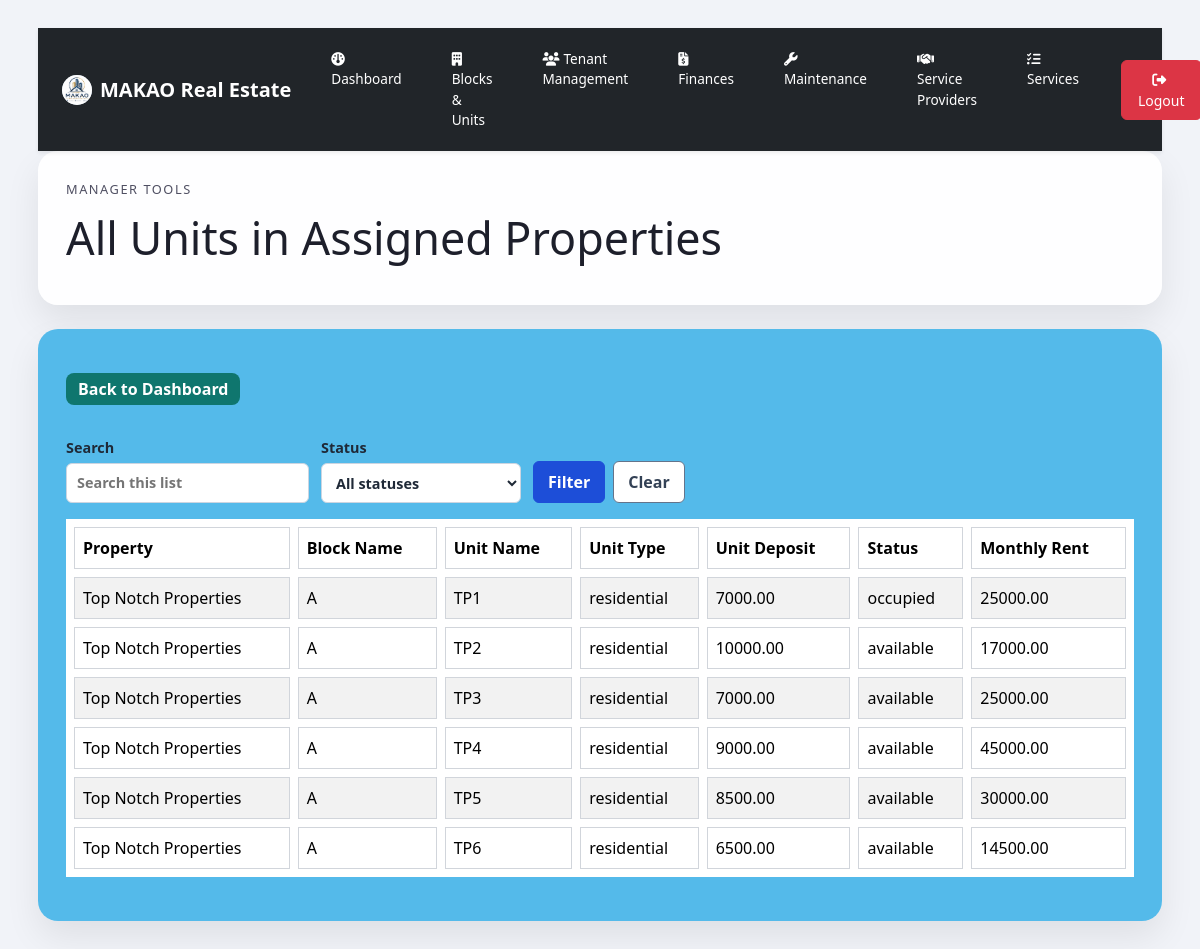
Page /units/unitsdata.php (signed in) on the committed database.
### tables this page shows
CREATE TABLE `units` (
  `unit_id` int(20) NOT NULL,
  `block_id` int(20) DEFAULT NULL,
  `unit_name` varchar(255) NOT NULL,
  `unit_type` enum('residential','commercial','offices','') NOT NULL,
  `unit_deposit` decimal(8,2) NOT NULL,
  `office_size` enum('1900 sq ft','4800 sq ft','10000 sq ft','') DEFAULT NULL,
  `number_of_rooms` int(20) DEFAULT NULL,
  `commercial_size` enum('160 sq ft','650 sq ft','2700 sq ft','9000 sq ft') DEFAULT NULL,
  `charge_per_sqft` decimal(8,2) DEFAULT NULL,
  `monthly_rent` decimal(8,2) NOT NULL,
  `status` enum('available','occupied','maintenance','') NOT NULL
);

CREATE TABLE `property` (
  `property_id` int(20) NOT NULL,
  `property_name` varchar(255) NOT NULL,
  `property_type` enum('Residential','Apartments','BNB''s','Commercial','Mixed Use') NOT NULL,
  `numberofblocks` int(20) NOT NULL,
  `location` varchar(20) DEFAULT NULL,
  `status` enum('Assigned','Unassigned','','') NOT NULL DEFAULT 'Unassigned'
);

CREATE TABLE `blocks` (
  `block_id` int(20) NOT NULL,
  `property_id` int(20) NOT NULL,
  `block_name` varchar(255) NOT NULL,
  `number_of_floors` int(20) NOT NULL
);

### units/unitsdata.php (the view, shortened to what this page needs)
<?php
$database = new Database();
$db = $database->getConnection();
$units = [];
$errorMessage = '';
$managerId = $_SESSION['manager_id'];
try {
    $query = "SELECT
                u.unit_id,
                p.property_name,
                blocks.block_name,
                u.unit_name,
                u.unit_type,
                u.monthly_rent,
                u.unit_deposit,
                u.status
              FROM units u
              INNER JOIN blocks ON u.block_id = blocks.block_id
              INNER JOIN property p ON blocks.property_id = p.property_id
              INNER JOIN manager_properties mp ON p.property_id = mp.property_id
              WHERE mp.manager_id = :manager_id
              ORDER BY p.property_name, blocks.block_name, u.unit_name";
    $stmt = $db->prepare($query);
    $stmt->bindParam(':manager_id', $managerId, PDO::PARAM_INT);
    $stmt->execute();
    $units = $stmt->fetchAll(PDO::FETCH_ASSOC);
} catch (PDOException $e) {
    $errorMessage = 'Unable to load units: ' . $e->getMessage();
}
$columns = ['property_name', 'block_name', 'unit_name', 'unit_type','unit_deposit', 'status', 'monthly_rent'];
$columnLabels = [
    'property_name' => 'Property',
    'block_name'    => 'Block Name',
    'unit_name'     => 'Unit Name',
    'unit_deposit'  => 'Unit Deposit',
    'unit_type'     => 'Unit Type',
    'status'        => 'Status',
    'monthly_rent'  => 'Monthly Rent'
];
?>
<!DOCTYPE html>
<html lang="en">
<head>
    <link rel="stylesheet" href="../style.css">
    <link href="https://cdn.jsdelivr.net/npm/bootstrap@5.3.7/dist/css/bootstrap.min.css" rel="stylesheet">
</head>
<body class="dashboard-page">
    <div class="dashboard-shell">
        <?php include '../components/mheader.php'; ?>
        <main class="main-content">
            <section class="welcome-card">
                <div>
                    <p class="eyebrow">Manager tools</p>
                    <h1>All Units in Assigned Properties</h1>
                </div>
            </section>
            <section class="action-card">
                <div class="page-actions mb-3">
                    <a href="../managerpages/manageunits.php" class="btn-primary">Back to Dashboard</a>
                </div>
                <?php if (!empty($errorMessage) && empty($units)): ?>
                    <p style="color: #dc2626; font-weight: 700;"><?php echo htmlspecialchars($errorMessage); ?></p>
                <?php else: ?>
                    <div style="overflow-x:auto;">
                        <table class="tenant-table table table-striped">
                            <thead>
                                <tr>
                                    <?php foreach ($columns as $column): ?>
                                        <th><?php echo htmlspecialchars($columnLabels[$column] ?? $column); ?></th>
                                    <?php endforeach; ?>
                                </tr>
                            </thead>
                            <tbody>
                                <?php foreach ($units as $unit): ?>
                                    <tr>
                                        <?php foreach ($columns as $column): ?>
                                            <td><?php echo htmlspecialchars((string)($unit[$column] ?? '')); ?></td>
                                        <?php endforeach; ?>
                                    </tr>
                                <?php endforeach; ?>
                            </tbody>
                        </table>
                    </div>
                <?php endif; ?>
            </section>
        </main>
    </div>
</body>
</html>

### style.css (style rules this page uses)
body { font-family: Arial, sans-serif; margin: 0; min-height: 100vh; color: #1f1f2d; background: #f1f3f8; }
.dashboard-page { display: block; justify-content: normal; align-items: normal; padding: 0; min-height: 100vh; background-color: #f1f3f8; background-image: url('background1.png'); background-repeat: no-repeat; background-size: cover; background-position: center; }
.dashboard-shell { max-width: 1180px; margin: 0 auto; padding: 28px; align-items: center; }
.main-content { display: grid; gap: 24px; }
.welcome-card, .widget-panel { background: rgba(255, 255, 255, 0.96); border-radius: 20px; box-shadow: 0 16px 35px rgba(0, 0, 0, 0.08); padding: 28px; }
.action-card { background: rgba(79, 185, 234, 0.96); border-radius: 20px; box-shadow: 0 16px 35px rgba(0, 0, 0, 0.08); padding: 28px; }
.welcome-card { display: flex; justify-content: space-between; gap: 24px; align-items: center; }
.eyebrow { margin: 0 0 10px; font-size: 0.8rem; letter-spacing: 0.12em; color: #7a2e8f; text-transform: uppercase; }
.welcome-card h1 { margin: 0 0 12px; font-size: 2.8rem; color: #1d1f2b; }
.welcome-card p { max-width: 560px; line-height: 1.7; color: #4f4f62; }
.btn-primary { display: inline-block; padding: 12px 20px; background: #5a046b; color: #fff; border-radius: 999px; text-decoration: none; font-weight: 600; margin-top: 16px; }
.tenant-table { width: 100%; border-collapse: separate; border-spacing: 8px; margin-top: 16px; }
.tenant-table th, .tenant-table td { padding: 10px 12px; background: #fff; border: 1px solid #d1d5db; white-space: nowrap; }
.tenant-table th { background: #0f172a; color: #fff; }
body { font-family: Arial, sans-serif; background: #f5f7fb; padding: 20px; }
.page-actions { margin-bottom: 16px; }
.btn-primary { display: inline-block; background: #0f766e; color: #ffffff; padding: 4px 12px; border-radius: 8px; text-decoration: none; font-weight: 600; }
table { width: 100%; border-collapse: collapse; background: #fff; }
th, td { padding: 12px; border: 1px solid #e5e7eb; text-align: left; vertical-align: top; word-break: break-word; }
th { background: #f8fafc; font-weight: 600; }

### rows in the picture
units: property.property_name "Top Notch Properties", block.block_name "A", unit_name "TP1", unit_type "residential", unit_deposit "7000.00", status "occupied", monthly_rent "25000.00"
units: property.property_name "Top Notch Properties", block.block_name "A", unit_name "TP2", unit_type "residential", unit_deposit "10000.00", status "available", monthly_rent "17000.00"
units: property.property_name "Top Notch Properties", block.block_name "A", unit_name "TP3", unit_type "residential", unit_deposit "7000.00", status "available", monthly_rent "25000.00"
units: property.property_name "Top Notch Properties", block.block_name "A", unit_name "TP4", unit_type "residential", unit_deposit "9000.00", status "available", monthly_rent "45000.00"
units: property.property_name "Top Notch Properties", block.block_name "A", unit_name "TP5", unit_type "residential", unit_deposit "8500.00", status "available", monthly_rent "30000.00"
units: property.property_name "Top Notch Properties", block.block_name "A", unit_name "TP6", unit_type "residential", unit_deposit "6500.00", status "available", monthly_rent "14500.00"

### other values in the picture
$columnLabels[$column] "Property"
$columnLabels[$column] "Block Name"
$columnLabels[$column] "Unit Name"
$columnLabels[$column] "Unit Type"
$columnLabels[$column] "Unit Deposit"
$columnLabels[$column] "Status"
$columnLabels[$column] "Monthly Rent"
